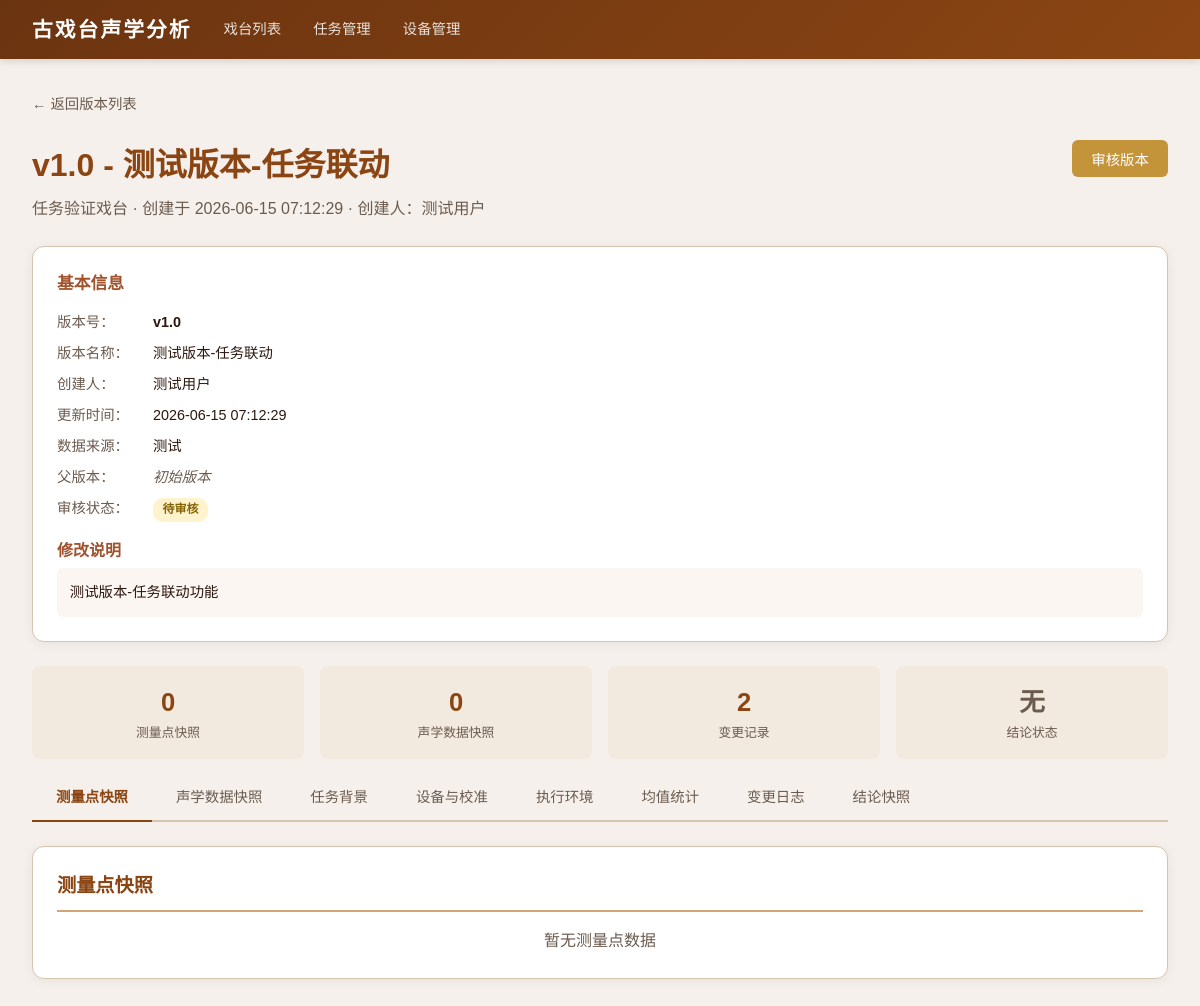
The app's page /stages/8/versions/4 with its own data.
### tables this page shows
CREATE TABLE measurement_versions (
            id INTEGER PRIMARY KEY AUTOINCREMENT,
            stage_id INTEGER NOT NULL,
            version_number TEXT NOT NULL,
            version_name TEXT NOT NULL DEFAULT '',
            created_by TEXT NOT NULL DEFAULT '',
            update_time TIMESTAMP DEFAULT CURRENT_TIMESTAMP,
            modification_description TEXT NOT NULL DEFAULT '',
            data_source TEXT NOT NULL DEFAULT '',
            review_status TEXT NOT NULL DEFAULT 'pending',
            reviewed_by TEXT NOT NULL DEFAULT '',
            review_time TIMESTAMP,
            review_comment TEXT NOT NULL DEFAULT '',
            parent_version_id INTEGER,
            session_id INTEGER,
            task_id INTEGER,
            conclusion_snapshot TEXT NOT NULL DEFAULT '',
            created_at TIMESTAMP DEFAULT CURRENT_TIMESTAMP,
            FOREIGN KEY (stage_id) REFERENCES stages(id) ON DELETE CASCADE,
            FOREIGN KEY (parent_version_id) REFERENCES measurement_versions(id) ON DELETE SET NULL,
            FOREIGN KEY (session_id) REFERENCES measurement_sessions(id) ON DELETE SET NULL,
            FOREIGN KEY (task_id) REFERENCES measurement_tasks(id) ON DELETE SET NULL,
            UNIQUE(stage_id, version_number)
        );

CREATE TABLE stages (
            id INTEGER PRIMARY KEY AUTOINCREMENT,
            name TEXT NOT NULL,
            location TEXT NOT NULL DEFAULT '',
            description TEXT NOT NULL DEFAULT '',
            plan_width REAL NOT NULL DEFAULT 20.0,
            plan_height REAL NOT NULL DEFAULT 15.0,
            created_at TIMESTAMP DEFAULT CURRENT_TIMESTAMP
        );

### app/routers/versions.py (the view)
@router.get("/stages/{stage_id}/versions/{version_id}", response_class=HTMLResponse)
def version_detail(request: Request, stage_id: int, version_id: int, db=Depends(get_db)):
    cursor = db.cursor()
    cursor.execute("SELECT * FROM stages WHERE id = ?", (stage_id,))
    stage = cursor.fetchone()
    if not stage:
        raise HTTPException(status_code=404, detail="戏台不存在")
    stage = dict(stage)
    cursor.execute("""
        SELECT mv.*, pv.version_number as parent_version_number
        FROM measurement_versions mv
        LEFT JOIN measurement_versions pv ON mv.parent_version_id = pv.id
        WHERE mv.id = ? AND mv.stage_id = ?
    """, (version_id, stage_id))
    version = cursor.fetchone()
    if not version:
        raise HTTPException(status_code=404, detail="版本不存在")
    version = dict(version)
    status_map = {
        "pending": "待审核",
        "approved": "已通过",
        "rejected": "已驳回"
    }
    version["review_status_text"] = status_map.get(version["review_status"], version["review_status"])
    cursor.execute(
        "SELECT * FROM version_point_snapshots WHERE version_id = ? ORDER BY label",
        (version_id,)
    )
    point_snapshots = [dict(row) for row in cursor.fetchall()]
    cursor.execute(
        "SELECT * FROM version_acoustic_snapshots WHERE version_id = ? ORDER BY point_label",
        (version_id,)
    )
    acoustic_snapshots = [dict(row) for row in cursor.fetchall()]
    statistics = compute_statistics(acoustic_snapshots)
    cursor.execute(
        "SELECT * FROM version_change_logs WHERE version_id = ? ORDER BY created_at",
        (version_id,)
    )
    change_logs = [dict(row) for row in cursor.fetchall()]
    conclusion_data = None
    if version["conclusion_snapshot"]:
        try:
            conclusion_data = json.loads(version["conclusion_snapshot"])
        except:
            conclusion_data = None
    cursor.execute("""
        SELECT mv.id, mv.version_number, mv.version_name, mv.created_at
        FROM measurement_versions mv
        WHERE mv.stage_id = ? AND mv.id != ?
        ORDER BY mv.created_at DESC
    """, (stage_id, version_id))
    other_versions = [dict(row) for row in cursor.fetchall()]
    cursor.execute(
        "SELECT * FROM version_task_snapshots WHERE version_id = ?",
        (version_id,)
    )
    task_snapshot_row = cursor.fetchone()
    task_snapshot = dict(task_snapshot_row) if task_snapshot_row else None
    cursor.execute(
        "SELECT * FROM version_equipment_snapshots WHERE version_id = ? ORDER BY type, name",
        (version_id,)
    )
    equipment_snapshots = [dict(row) for row in cursor.fetchall()]
    cursor.execute(
        "SELECT * FROM version_calibration_snapshots WHERE version_id = ? ORDER BY calibration_date DESC",
        (version_id,)
    )
    calibration_snapshots = [dict(row) for row in cursor.fetchall()]
    cursor.execute(
        "SELECT * FROM version_execution_snapshots WHERE version_id = ? ORDER BY execution_date DESC",
        (version_id,)
    )
    execution_snapshots = [dict(row) for row in cursor.fetchall()]
    task_status_map = {
        "planned": "计划中",
        "in_progress": "进行中",
        "completed": "已完成",
        "cancelled": "已取消"
    }
    if task_snapshot:
        task_snapshot["status_text"] = task_status_map.get(task_snapshot["status"], task_snapshot["status"])
    cal_status_map = {
        "valid": "校准有效",
        "invalid": "校准失效",
        "pending": "待确认",
        "unknown": "未知"
    }
    for eq in equipment_snapshots:
        eq["calibration_status_text"] = cal_status_map.get(eq["calibration_status"], eq["calibration_status"])
    return templates.TemplateResponse("version_detail.html", {
        "request": request, "stage": stage, "version": version,
        "point_snapshots": point_snapshots, "acoustic_snapshots": acoustic_snapshots,
        "statistics": statistics, "change_logs": change_logs,
        "conclusion_data": conclusion_data, "other_versions": other_versions,
        "task_snapshot": task_snapshot,
        "equipment_snapshots": equipment_snapshots,
        "calibration_snapshots": calibration_snapshots,
        "execution_snapshots": execution_snapshots
    })

### app/templates/version_detail.html (shortened to what this page needs)
{% extends "base.html" %}
{% block content %}
<div style="margin-bottom:1.5rem;">
    <a href="/stages/{{ stage.id }}/versions" style="color:var(--text-light);text-decoration:none;font-size:0.9rem;">← 返回版本列表</a>
</div>
<div style="display:flex;justify-content:space-between;align-items:flex-start;margin-bottom:1.5rem;gap:1rem;flex-wrap:wrap;">
    <div>
        <h1 style="color:var(--primary);margin-bottom:0.3rem;">
            {{ version.version_number }}
            {% if version.version_name %}- {{ version.version_name }}{% endif %}
        </h1>
        <p style="color:var(--text-light);">
            {{ stage.name }} · 创建于 {{ version.created_at }}
            {% if version.created_by %} · 创建人：{{ version.created_by }}{% endif %}
        </p>
    </div>
    <div class="actions">
        <button class="btn btn-warning" onclick="document.getElementById('reviewModal').style.display='flex'">审核版本</button>
    </div>
</div>
<div class="card">
    <div style="display:flex;justify-content:space-between;align-items:flex-start;flex-wrap:wrap;gap:1rem;">
        <div style="flex:1;min-width:250px;">
            <h3>基本信息</h3>
            <div style="display:grid;grid-template-columns:auto 1fr;gap:0.5rem 1.5rem;font-size:0.9rem;">
                <span style="color:var(--text-light);">版本号：</span><span style="font-weight:600;">{{ version.version_number }}</span>
                <span style="color:var(--text-light);">版本名称：</span><span>{{ version.version_name or '-' }}</span>
                <span style="color:var(--text-light);">创建人：</span><span>{{ version.created_by or '-' }}</span>
                <span style="color:var(--text-light);">更新时间：</span><span>{{ version.update_time }}</span>
                <span style="color:var(--text-light);">数据来源：</span><span>{{ version.data_source or '-' }}</span>
                <span style="color:var(--text-light);">父版本：</span>
                <span>
                    {% if version.parent_version_number %}
                    <a href="/stages/{{ stage.id }}/versions/{{ version.parent_version_id }}" class="badge badge-info">{{ version.parent_version_number }}</a>
                    {% else %}
                    <span class="missing-indicator">初始版本</span>
                    {% endif %}
                </span>
                <span style="color:var(--text-light);">审核状态：</span>
                <span>
                    {% if version.review_status == 'pending' %}
                    <span class="badge badge-warning">待审核</span>
                    {% elif version.review_status == 'approved' %}
                    <span class="badge badge-success">已通过</span>
                    {% elif version.review_status == 'rejected' %}
                    <span class="badge badge-danger">已驳回</span>
                    {% endif %}
                </span>
            </div>
            {% if version.modification_description %}
            <div style="margin-top:1rem;">
                <h4 style="color:var(--primary-light);margin-bottom:0.3rem;">修改说明</h4>
                <p style="background:rgba(212,165,116,0.1);padding:0.8rem;border-radius:6px;font-size:0.9rem;">
                    {{ version.modification_description }}
                </p>
            </div>
            {% endif %}
        </div>
    </div>
</div>
<div class="stat-grid">
    <div class="stat-item">
        <div class="stat-value">{{ point_snapshots|length }}</div>
        <div class="stat-label">测量点快照</div>
    </div>
    <div class="stat-item">
        <div class="stat-value">{{ acoustic_snapshots|length }}</div>
        <div class="stat-label">声学数据快照</div>
    </div>
    <div class="stat-item">
        <div class="stat-value">{{ change_logs|length }}</div>
        <div class="stat-label">变更记录</div>
    </div>
    <div class="stat-item">
        <div class="stat-value">
            {% if conclusion_data %}
                {% if conclusion_data.is_confirmed %}
                <span style="color:var(--success);">已确认</span>
                {% else %}
                <span style="color:var(--warning);">待确认</span>
                {% endif %}
            {% else %}
            <span style="color:var(--text-light);">无</span>
            {% endif %}
        </div>
        <div class="stat-label">结论状态</div>
    </div>
</div>
<div class="tab-bar">
    <a href="javascript:void(0)" class="active" onclick="showVerTab(event, 'points')">测量点快照</a>
    <a href="javascript:void(0)" onclick="showVerTab(event, 'acoustic')">声学数据快照</a>
    <a href="javascript:void(0)" onclick="showVerTab(event, 'task')">任务背景</a>
    <a href="javascript:void(0)" onclick="showVerTab(event, 'equipment')">设备与校准</a>
    <a href="javascript:void(0)" onclick="showVerTab(event, 'environment')">执行环境</a>
    <a href="javascript:void(0)" onclick="showVerTab(event, 'stats')">均值统计</a>
    <a href="javascript:void(0)" onclick="showVerTab(event, 'changelog')">变更日志</a>
    <a href="javascript:void(0)" onclick="showVerTab(event, 'conclusion')">结论快照</a>
</div>
<div id="tab-points" class="ver-tab">
    <div class="card">
        <h2>测量点快照</h2>
        {% if point_snapshots %}
        <table>
            <thead>
                <tr>
                    <th>标签</th>
                    <th>X坐标</th>
                    <th>Y坐标</th>
                    <th>变更类型</th>
                </tr>
            </thead>
            <tbody>
                {% for p in point_snapshots %}
                <tr>
                    <td style="font-weight:600;">{{ p.label }}</td>
                    <td>{{ '%.2f'|format(p.x) }}</td>
                    <td>{{ '%.2f'|format(p.y) }}</td>
                    <td>
                        {% if p.change_type == 'added' %}
                        <span class="badge badge-success">新增</span>
                        {% elif p.change_type == 'modified' %}
                        <span class="badge badge-warning">修改</span>
                        {% elif p.change_type == 'removed' %}
                        <span class="badge badge-danger">删除</span>
                        {% else %}
                        <span class="badge badge-info">未变</span>
                        {% endif %}
                    </td>
                </tr>
                {% endfor %}
            </tbody>
        </table>
        {% else %}
        <p style="color:var(--text-light);text-align:center;">暂无测量点数据</p>
        {% endif %}
    </div>
</div>
{% endblock %}

### app/templates/base.html (style rules this page uses)
:root { --primary: #8B4513; --primary-light: #A0522D; --primary-dark: #6B3410; --accent: #D4A574; --bg: #F5F0EB; --card-bg: #FFFFFF; --text: #2C1810; --text-light: #6B5B4F; --border: #D4C5B0; --success: #4A7C59; --warning: #C4943A; --danger: #9B3B3B; --info: #4A6B8A; }
* { margin: 0; padding: 0; box-sizing: border-box; }
body { font-family: "PingFang SC", "Microsoft YaHei", "Hiragino Sans GB", sans-serif; background: var(--bg); color: var(--text); line-height: 1.6; }
.card { background: var(--card-bg); border-radius: 12px; box-shadow: 0 2px 12px rgba(0,0,0,0.06); padding: 1.5rem; margin-bottom: 1.5rem; border: 1px solid var(--border); }
.card h2 { color: var(--primary); margin-bottom: 1rem; padding-bottom: 0.5rem; border-bottom: 2px solid var(--accent); font-size: 1.2rem; }
.card h3 { color: var(--primary-light); margin-bottom: 0.8rem; font-size: 1.05rem; }
.btn { display: inline-block; padding: 0.5rem 1.2rem; border-radius: 6px; border: none; cursor: pointer; font-size: 0.9rem; text-decoration: none; transition: all 0.2s; font-family: inherit; }
.btn-warning { background: var(--warning); color: white; }
.badge { display: inline-block; padding: 0.15rem 0.6rem; border-radius: 10px; font-size: 0.75rem; font-weight: 600; }
.badge-warning { background: #fff3cd; color: #856404; }
.actions { display: flex; gap: 0.5rem; flex-wrap: wrap; }
.stat-grid { display: grid; grid-template-columns: repeat(auto-fit, minmax(180px, 1fr)); gap: 1rem; margin-bottom: 1rem; }
.stat-item { text-align: center; padding: 1rem; background: rgba(212,165,116,0.1); border-radius: 8px; }
.stat-value { font-size: 1.6rem; font-weight: 700; color: var(--primary); }
.stat-label { font-size: 0.8rem; color: var(--text-light); }
.tab-bar { display: flex; gap: 0; margin-bottom: 1.5rem; border-bottom: 2px solid var(--border); }
.tab-bar a { padding: 0.7rem 1.5rem; text-decoration: none; color: var(--text-light); font-size: 0.9rem; border-bottom: 2px solid transparent; margin-bottom: -2px; transition: all 0.2s; }
.tab-bar a.active { color: var(--primary); border-bottom-color: var(--primary); font-weight: 600; }
.missing-indicator { color: var(--text-light); font-style: italic; }

### records on screen
measurement_versions: version_number "v1.0", version_name "测试版本-任务联动", created_at "2026-06-15 07:12:29", created_by "测试用户", update_time "2026-06-15 07:12:29", data_source "测试", modification_description "测试版本-任务联动功能"
stages: name "任务验证戏台"

### other values on screen
{{ point_snapshots|length }} "0"
{{ acoustic_snapshots|length }} "0"
{{ change_logs|length }} "2"
